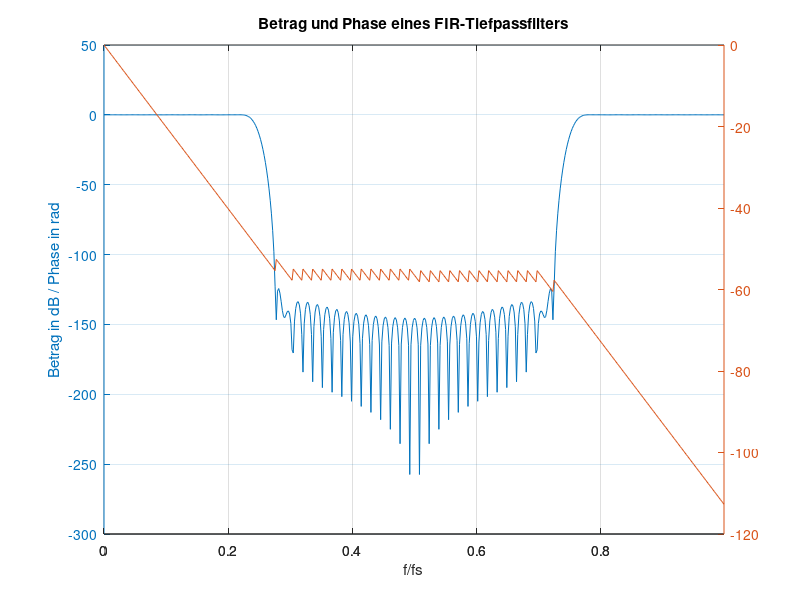

This figure's MATLAB source:
% Experiment (m_plotyy.m) zum Befehl plotyy
%
%------- Digitales Filter
Nh = 64;
h = fir1(Nh, 0.5);

%------- Frequenzgang
N = max(length(h), 512);
H = fft(h, N);

%------- Darstellung mit plotyy
figure(1);
plotyy((0:N-1)/N, 20*log(abs(H)),(0:N-1)/N, unwrap(angle(H)));
title('Betrag und Phase eines FIR-Tiefpassfilters');
xlabel('f/fs');     grid;
ylabel('Betrag in dB / Phase in rad');       

